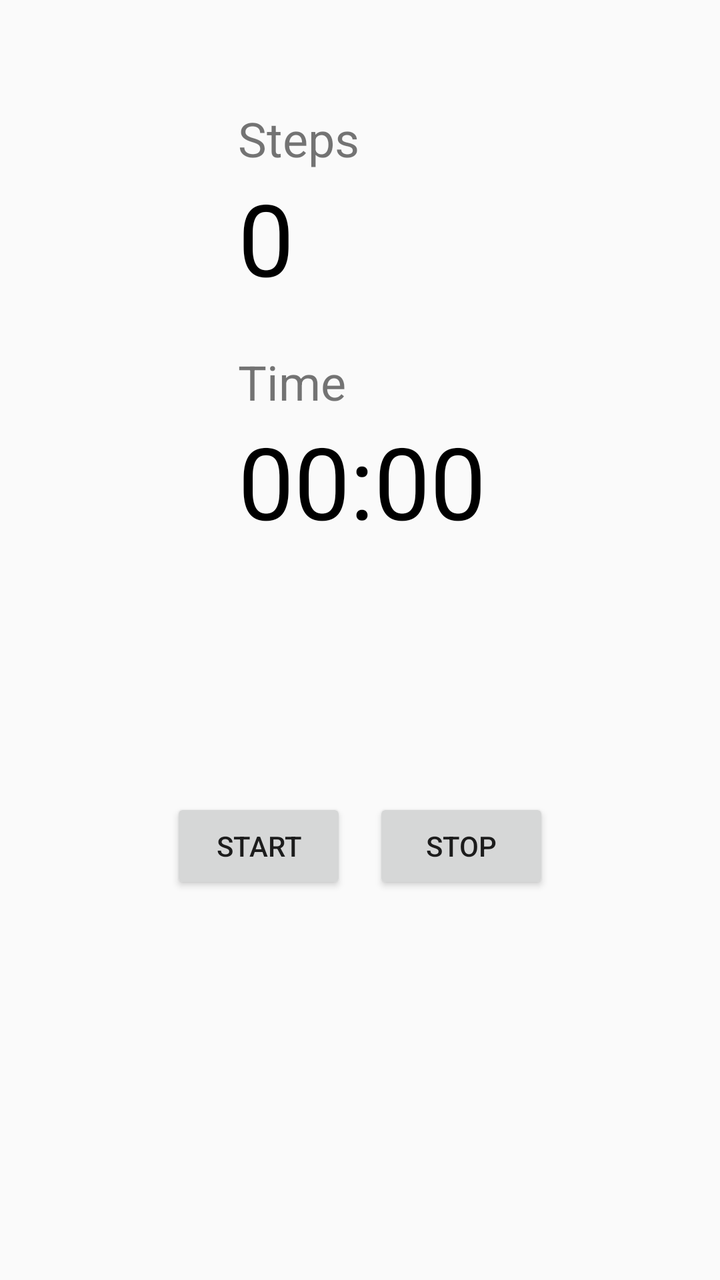
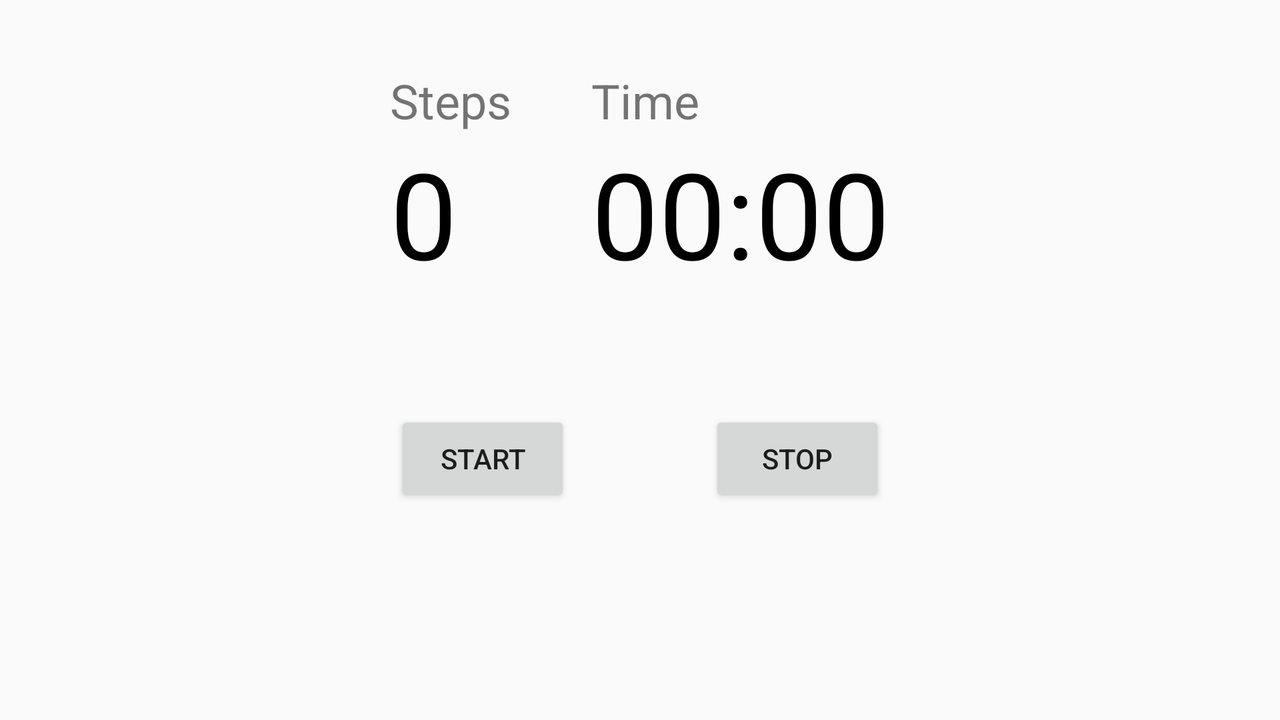

One screen, two layout resources from the same app: the default and the repository's alternative for another configuration. Each is rendered where Android would select it; the XML of both is given below.
<!-- AndroidManifest.xml: application theme Theme.AppCompat.Light.DarkActionBar -->
<!-- res/layout/activity_main.xml -->
<?xml version="1.0" encoding="utf-8"?>
<androidx.constraintlayout.widget.ConstraintLayout xmlns:android="http://schemas.android.com/apk/res/android"
    xmlns:app="http://schemas.android.com/apk/res-auto"
    xmlns:tools="http://schemas.android.com/tools"
    android:id="@+id/main"
    android:layout_width="match_parent"
    android:layout_height="match_parent"
    tools:context=".MainActivity">

    <TextView
        android:id="@+id/stepTitle"
        android:layout_width="wrap_content"
        android:layout_height="wrap_content"
        android:text="@string/steps"
        android:textSize="24sp"
        app:layout_constraintBottom_toTopOf="@id/stepTextView"
        app:layout_constraintEnd_toEndOf="parent"
        app:layout_constraintHorizontal_bias="0.0"
        app:layout_constraintStart_toStartOf="@id/stepTextView"
        app:layout_constraintTop_toTopOf="parent"
        app:layout_constraintVertical_bias="0.24000001"
        app:layout_constraintVertical_chainStyle="packed" />

    <TextView
        android:id="@+id/stepTextView"
        android:layout_width="wrap_content"
        android:layout_height="wrap_content"
        android:text="0"
        android:textColor="@color/black"
        android:textSize="50sp"
        app:layout_constraintBottom_toTopOf="@id/section_separator"
        app:layout_constraintEnd_toEndOf="parent"
        app:layout_constraintHorizontal_bias="0.0"
        app:layout_constraintStart_toStartOf="@id/timeTextView"
        app:layout_constraintTop_toBottomOf="@id/stepTitle"
        app:layout_constraintVertical_bias="0.05" />

    <TextView
        android:id="@+id/timeTitle"
        android:layout_width="wrap_content"
        android:layout_height="wrap_content"
        android:text="@string/time"
        android:textSize="24sp"
        app:layout_constraintBottom_toTopOf="@id/timeTextView"
        app:layout_constraintEnd_toEndOf="parent"
        app:layout_constraintHorizontal_bias="0.0"
        app:layout_constraintStart_toStartOf="@id/timeTextView"
        app:layout_constraintTop_toTopOf="parent"
        app:layout_constraintVertical_bias="0.79"
        app:layout_constraintVertical_chainStyle="packed" />

    <TextView
        android:id="@+id/timeTextView"
        android:layout_width="wrap_content"
        android:layout_height="wrap_content"
        android:text="00:00"
        android:textColor="@color/black"
        android:textSize="50sp"
        app:layout_constraintBottom_toTopOf="@id/section_separator"
        app:layout_constraintEnd_toEndOf="parent"
        app:layout_constraintHorizontal_bias="0.504"
        app:layout_constraintStart_toStartOf="parent"
        app:layout_constraintTop_toBottomOf="@id/timeTitle"
        app:layout_constraintVertical_bias="0.05" />

    <androidx.constraintlayout.widget.Guideline
        android:id="@+id/section_separator"
        android:layout_width="wrap_content"
        android:layout_height="wrap_content"
        android:orientation="horizontal"
        app:layout_constraintGuide_percent="0.5" />

    <androidx.constraintlayout.widget.Guideline
        android:id="@+id/alignment_btns_left"
        android:layout_width="wrap_content"
        android:layout_height="wrap_content"
        android:orientation="vertical"
        app:layout_constraintGuide_percent="0.2" />

    <androidx.constraintlayout.widget.Guideline
        android:id="@+id/alignment_btns_right"
        android:layout_width="wrap_content"
        android:layout_height="wrap_content"
        android:orientation="vertical"
        app:layout_constraintGuide_percent="0.8" />

    <Button
        android:id="@+id/startBtn"
        android:layout_width="wrap_content"
        android:layout_height="wrap_content"
        android:text="@string/start_btn"
        android:onClick="startClick"
        app:layout_constraintBottom_toBottomOf="parent"
        app:layout_constraintEnd_toStartOf="@id/stopBtn"
        app:layout_constraintStart_toEndOf="@id/alignment_btns_left"
        app:layout_constraintTop_toBottomOf="@id/section_separator"
        app:layout_constraintVertical_bias="0.29000002" />

    <Button
        android:id="@+id/stopBtn"
        android:layout_width="wrap_content"
        android:layout_height="wrap_content"
        android:text="@string/stop_btn"
        android:onClick="stopClick"
        app:layout_constraintBottom_toBottomOf="parent"
        app:layout_constraintEnd_toStartOf="@id/alignment_btns_right"
        app:layout_constraintStart_toEndOf="@id/startBtn"
        app:layout_constraintTop_toTopOf="@id/startBtn"
        app:layout_constraintVertical_bias="0.0" />

    <Button
        android:id="@+id/showBtn"
        android:layout_width="wrap_content"
        android:layout_height="wrap_content"
        android:text="@string/show_btn"
        android:visibility="invisible"
        android:clickable="false"
        android:onClick="showClick"
        app:layout_constraintEnd_toStartOf="@id/resetBtn"
        app:layout_constraintStart_toEndOf="@id/alignment_btns_left"
        app:layout_constraintTop_toBottomOf="@id/section_separator"
        app:layout_constraintBottom_toBottomOf="parent"/>

    <Button
        android:id="@+id/resetBtn"
        android:layout_width="wrap_content"
        android:layout_height="wrap_content"
        android:text="@string/reset_btn"
        android:visibility="invisible"
        android:clickable="false"
        android:onClick="resetClick"
        app:layout_constraintEnd_toStartOf="@id/alignment_btns_right"
        app:layout_constraintStart_toEndOf="@id/showBtn"
        app:layout_constraintTop_toTopOf="@id/showBtn"
        app:layout_constraintBottom_toBottomOf="parent"
        app:layout_constraintVertical_bias="0.0" />

</androidx.constraintlayout.widget.ConstraintLayout>
<!-- resources referenced by this layout -->
<resources>
  <string name="reset_btn">Reset</string>
  <string name="show_btn">Show Run</string>
  <string name="start_btn">Start</string>
  <string name="steps">Steps</string>
  <string name="stop_btn">Stop</string>
  <string name="time">Time</string>
</resources>
<!-- res/layout-land/activity_main.xml (the repository's variant of the layout above) -->
<!-- drawn on the phone turned sideways -->
<?xml version="1.0" encoding="utf-8"?>
<androidx.constraintlayout.widget.ConstraintLayout xmlns:android="http://schemas.android.com/apk/res/android"
    xmlns:app="http://schemas.android.com/apk/res-auto"
    xmlns:tools="http://schemas.android.com/tools"
    android:id="@+id/main"
    android:layout_width="match_parent"
    android:layout_height="match_parent"
    tools:context=".MainActivity">

    <TextView
        android:id="@+id/stepTitle"
        android:layout_width="wrap_content"
        android:layout_height="wrap_content"
        android:text="@string/steps"
        android:textSize="24sp"
        app:layout_constraintBottom_toTopOf="@id/stepTextView"
        app:layout_constraintEnd_toEndOf="@id/alignment_btns_right"
        app:layout_constraintHorizontal_bias="0.0"
        app:layout_constraintStart_toStartOf="@id/stepTextView"
        app:layout_constraintTop_toTopOf="parent"
        app:layout_constraintVertical_chainStyle="packed" />

    <TextView
        android:id="@+id/stepTextView"
        android:layout_width="wrap_content"
        android:layout_height="wrap_content"
        android:text="0"
        android:textColor="@color/black"
        android:textSize="60sp"
        app:layout_constraintBottom_toTopOf="@id/section_separator"
        app:layout_constraintEnd_toStartOf="@id/timeTextView"
        app:layout_constraintHorizontal_bias="0.0"
        app:layout_constraintStart_toStartOf="@id/alignment_btns_left"
        app:layout_constraintTop_toBottomOf="@id/stepTitle" />

    <TextView
        android:id="@+id/timeTitle"
        android:layout_width="wrap_content"
        android:layout_height="wrap_content"
        android:text="@string/time"
        android:textSize="24sp"
        app:layout_constraintBottom_toTopOf="@id/timeTextView"
        app:layout_constraintEnd_toEndOf="@id/alignment_btns_right"
        app:layout_constraintHorizontal_bias="0.0"
        app:layout_constraintStart_toStartOf="@id/timeTextView"
        app:layout_constraintTop_toTopOf="parent"
        app:layout_constraintVertical_chainStyle="packed" />

    <TextView
        android:id="@+id/timeTextView"
        android:layout_width="wrap_content"
        android:layout_height="wrap_content"
        android:text="00:00"
        android:textColor="@color/black"
        android:textSize="60sp"
        app:layout_constraintBottom_toTopOf="@id/section_separator"
        app:layout_constraintEnd_toEndOf="@id/alignment_btns_right"
        app:layout_constraintHorizontal_bias="0.504"
        app:layout_constraintStart_toEndOf="@id/stepTextView"
        app:layout_constraintTop_toBottomOf="@id/timeTitle" />

    <androidx.constraintlayout.widget.Guideline
        android:id="@+id/section_separator"
        android:layout_width="wrap_content"
        android:layout_height="wrap_content"
        android:orientation="horizontal"
        app:layout_constraintGuide_percent="0.5" />

    <androidx.constraintlayout.widget.Guideline
        android:id="@+id/alignment_btns_left"
        android:layout_width="wrap_content"
        android:layout_height="wrap_content"
        android:orientation="vertical"
        app:layout_constraintGuide_percent="0.2" />

    <androidx.constraintlayout.widget.Guideline
        android:id="@+id/alignment_btns_right"
        android:layout_width="wrap_content"
        android:layout_height="wrap_content"
        android:orientation="vertical"
        app:layout_constraintGuide_percent="0.8" />

    <Button
        android:id="@+id/startBtn"
        android:layout_width="wrap_content"
        android:layout_height="wrap_content"
        android:text="@string/start_btn"
        android:onClick="startClick"
        app:layout_constraintBottom_toBottomOf="parent"
        app:layout_constraintEnd_toStartOf="@id/stopBtn"
        app:layout_constraintStart_toEndOf="@id/alignment_btns_left"
        app:layout_constraintTop_toBottomOf="@id/section_separator"
        app:layout_constraintVertical_bias="0.191" />

    <Button
        android:id="@+id/stopBtn"
        android:layout_width="wrap_content"
        android:layout_height="wrap_content"
        android:text="@string/stop_btn"
        android:onClick="stopClick"
        app:layout_constraintBottom_toBottomOf="parent"
        app:layout_constraintEnd_toStartOf="@id/alignment_btns_right"
        app:layout_constraintStart_toEndOf="@id/startBtn"
        app:layout_constraintTop_toTopOf="@id/startBtn"
        app:layout_constraintVertical_bias="0.0" />

    <Button
        android:id="@+id/showBtn"
        android:layout_width="wrap_content"
        android:layout_height="wrap_content"
        android:clickable="false"
        android:onClick="showClick"
        android:text="@string/show_btn"
        android:visibility="invisible"
        app:layout_constraintBottom_toBottomOf="parent"
        app:layout_constraintEnd_toStartOf="@id/resetBtn"
        app:layout_constraintStart_toEndOf="@id/alignment_btns_left"
        app:layout_constraintTop_toBottomOf="@id/section_separator"
        app:layout_constraintVertical_bias="0.65999997" />

    <Button
        android:id="@+id/resetBtn"
        android:layout_width="wrap_content"
        android:layout_height="wrap_content"
        android:clickable="false"
        android:text="@string/reset_btn"
        android:visibility="invisible"
        android:onClick="resetClick"
        app:layout_constraintBottom_toBottomOf="parent"
        app:layout_constraintEnd_toStartOf="@id/alignment_btns_right"
        app:layout_constraintStart_toEndOf="@id/showBtn"
        app:layout_constraintTop_toTopOf="@id/showBtn"
        app:layout_constraintVertical_bias="0.0" />

</androidx.constraintlayout.widget.ConstraintLayout>
